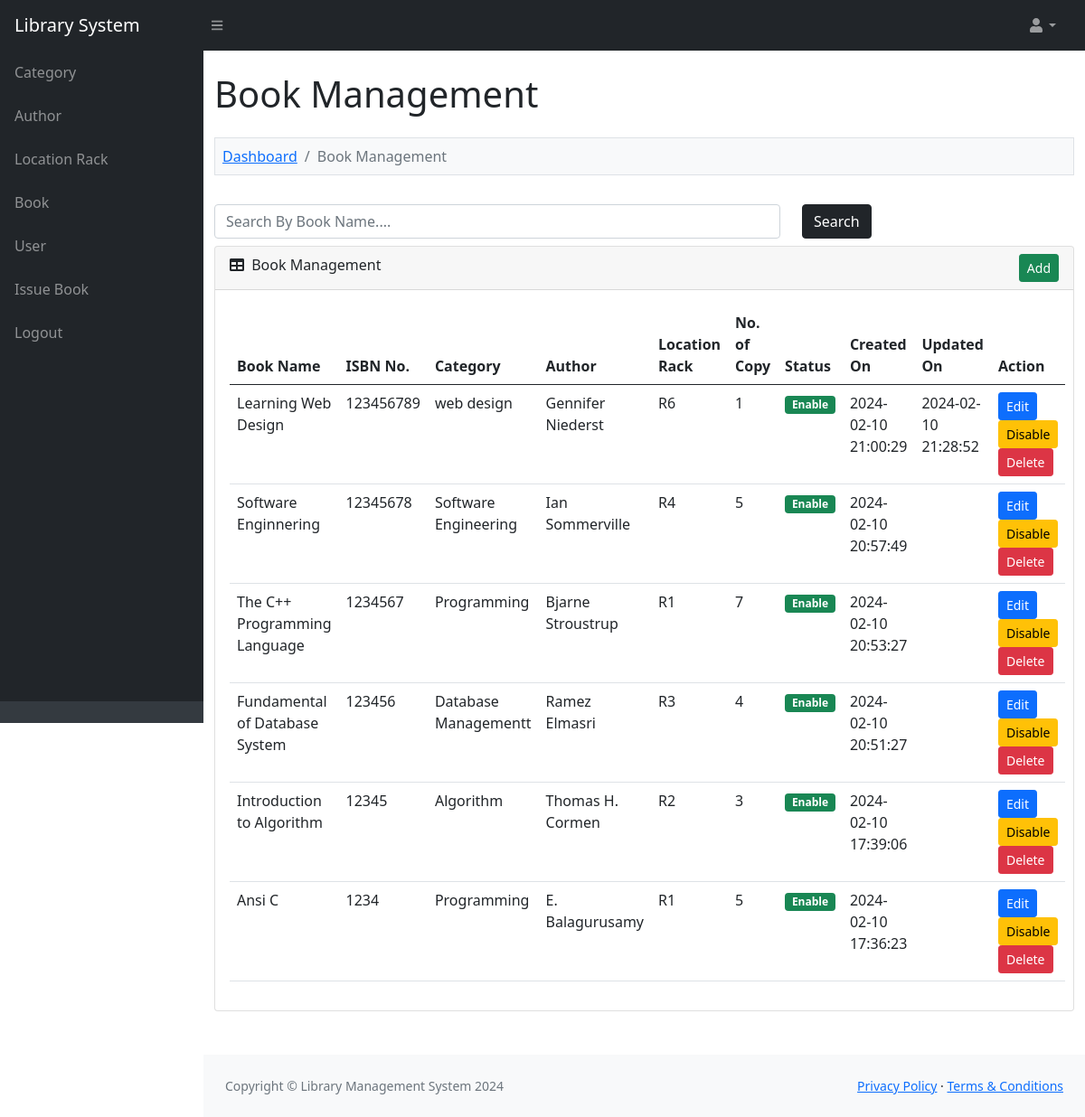
/admin/book.php (signed in), run on an earlier commit of the app's database.
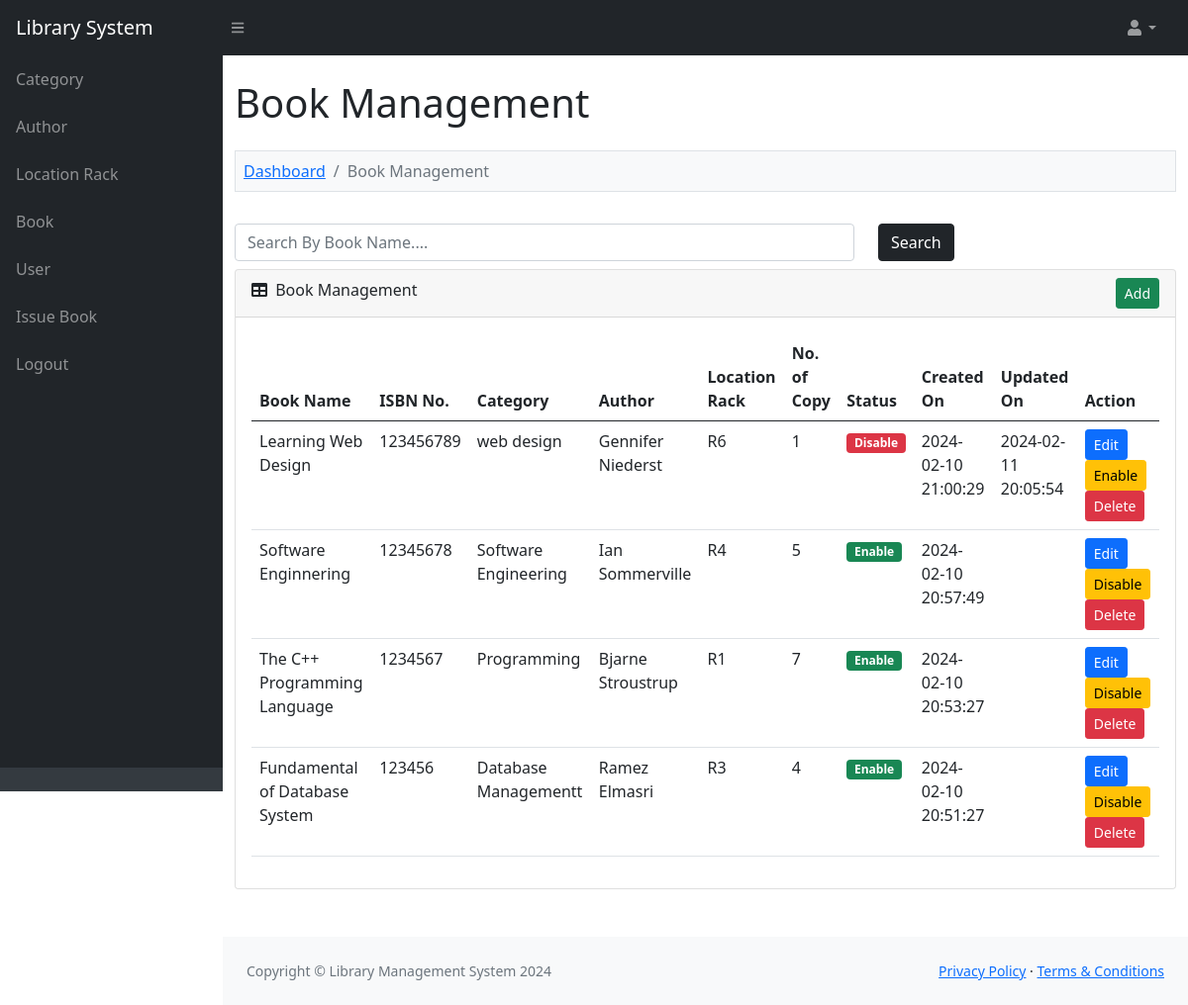
And on a later commit of the database.
### tables this page shows
CREATE TABLE `lms_book` (
  `book_id` int(11) NOT NULL,
  `book_category` varchar(200) NOT NULL,
  `book_author` varchar(200) NOT NULL,
  `book_location_rack` varchar(100) NOT NULL,
  `book_name` text NOT NULL,
  `book_isbn_number` varchar(30) NOT NULL,
  `book_no_of_copy` int(5) NOT NULL,
  `book_status` enum('Enable','Disable') NOT NULL,
  `book_added_on` varchar(30) NOT NULL,
  `book_updated_on` varchar(30) NOT NULL
);

### function.php (called while the page is built, shortened)
<?php
function convert_data($string, $action = 'encrypt')
{
	$encrypt_method = "AES-256-CBC";
	$secret_key = 'AA74CDCC2BBRT935136HH7B63C27';
	$secret_iv = '5fgf5HJ5g27';
	$key = hash('sha256', $secret_key);
	$iv = substr(hash('sha256', $secret_iv), 0, 16);
	if ($action == 'encrypt')
	{
		$output = openssl_encrypt($string, $encrypt_method, $key, 0, $iv);
	    $output = base64_encode($output);
	}
	else if ($action == 'decrypt')
	{
		$output = openssl_decrypt(base64_decode($string), $encrypt_method, $key, 0, $iv);
	}
	return $output;
}
?>

### admin/book.php (the view, shortened to what the changed rows need)
<?php
include '../database_connection.php';
include '../function.php';
$error = '';
$query = "
	SELECT * FROM lms_book
    ORDER BY book_id DESC
";
$statement = $connect->prepare($query);
$statement->execute();
include '../header.php';
?>
<div class="container-fluid py-4" style="min-height: 700px;">
	<h1>Book Management</h1>
	<?php
	if(isset($_GET["action"]))
	{
		if($_GET["action"] == 'add')
		{
	?>
	<ol class="breadcrumb mt-4 mb-4 bg-light p-2 border">
		<li class="breadcrumb-item"><a href="index.php">Dashboard</a></li>
        <li class="breadcrumb-item"><a href="book.php">Book Management</a></li>
        <li class="breadcrumb-item active">Add Book</li>
    </ol>
    <?php
    if($error != '')
    {
    	echo '<div class="alert alert-danger alert-dismissible fade show" role="alert"><ul class="list-unstyled">'.$error.'</ul> <button type="button" class="btn-close" data-bs-dismiss="alert" aria-label="Close"></button></div>';
    }
    ?>
    <div class="card mb-4">
    	<div class="card-header">
    		<i class="fas fa-user-plus"></i> Add New Book
        </div>
        <div class="card-body">
        	<form method="post">
        		<div class="row">
        			<div class="col-md-6">
        				<div class="mb-3">
        					<label class="form-label">Book Name</label>
        					<input type="text" name="book_name" id="book_name" class="form-control" />
        				</div>
        			</div>
        			<div class="col-md-6">
        				<div class="mb-3">
        					<label class="form-label">Select Author</label>
        					<select name="book_author" id="book_author" class="form-control">
        						<?php echo fill_author($connect); ?>
        					</select>
        				</div>
        			</div>
        		</div>
        		<div class="row">
        			<div class="col-md-6">
        				<div class="mb-3">
        					<label class="form-label">Select Category</label>
        					<select name="book_category" id="book_category" class="form-control">
        						<?php echo fill_category($connect); ?>
        					</select>
        				</div>
        			</div>
        			<div class="col-md-6">
        				<div class="mb-3">
        					<label class="form-label">Select Location Rack</label>
        					<select name="book_location_rack" id="book_location_rack" class="form-control">
        						<?php echo fill_location_rack($connect); ?>
        					</select>
        				</div>
        			</div>
        		</div>
        		<div class="row">
        			<div class="col-md-6">
        				<div class="mb-3">
        					<label class="form-label">Book ISBN Number</label>
        					<input type="text" name="book_isbn_number" id="book_isbn_number" class="form-control" />
        				</div>
        			</div>
        			<div class="col-md-6">
        				<div class="mb-3">
        					<label class="form-label">No. of Copy</label>
        					<input type="number" name="book_no_of_copy" id="book_no_of_copy" step="1" class="form-control" />
        				</div>
        			</div>
        		</div>
        		<div class="mt-4 mb-3 text-center">
        			<input type="submit" name="add_book" class="btn btn-success" value="Add" />
        		</div>
        	</form>
        </div>
    </div>
	<?php
		}
		else if($_GET["action"] == 'edit')
		{
			$book_id = convert_data($_GET["code"], 'decrypt');
			if($book_id > 0)
			{
				$query = "
				SELECT * FROM lms_book
                WHERE book_id = '$book_id'
				";
				$book_result = $connect->query($query);
				foreach($book_result as $book_row)
				{
	?>
	<ol class="breadcrumb mt-4 mb-4 bg-light p-2 border">
		<li class="breadcrumb-item"><a href="index.php">Dashboard</a></li>
        <li class="breadcrumb-item"><a href="book.php">Book Management</a></li>
        <li class="breadcrumb-item active">Edit Book</li>
    </ol>
    <div class="card mb-4">
    	<div class="card-header">
    		<i class="fas fa-user-plus"></i> Edit Book Details
       	</div>
       	<div class="card-body">
       		<form method="post">
       			<div class="row">
       				<div class="col-md-6">
       					<div class="mb-3">
       						<label class="form-label">Book Name</label>
       						<input type="text" name="book_name" id="book_name" class="form-control" value="<?php echo $book_row['book_name']; ?>" />
       					</div>
       				</div>
       				<div class="col-md-6">
       					<div class="mb-3">
       						<label class="form-label">Select Author</label>
       						<select name="book_author" id="book_author" class="form-control">
       							<?php echo fill_author($connect); ?>
       						</select>
       					</div>
       				</div>
       			</div>
       			<div class="row">
       				<div class="col-md-6">
       					<div class="mb-3">
       						<label class="form-label">Select Category</label>
       						<select name="book_category" id="book_category" class="form-control">
       							<?php echo fill_category($connect); ?>
       						</select>
       					</div>
       				</div>
       				<div class="col-md-6">
       					<div class="mb-3">
       						<label class="form-label">Select Location Rack</label>
       						<select name="book_location_rack" id="book_location_rack" class="form-control">
       							<?php echo fill_location_rack($connect); ?>
       						</select>
       					</div>
       				</div>
       			</div>
       			<div class="row">
       				<div class="col-md-6">
       					<div class="mb-3">
       						<label class="form-label">Book ISBN Number</label>
       						<input type="text" name="book_isbn_number" id="book_isbn_number" class="form-control" value="<?php echo $book_row['book_isbn_number']; ?>" />
       					</div>
       				</div>
       				<div class="col-md-6">
       					<div class="mb-3">
       						<label class="form-label">No. of Copy</label>
       						<input type="number" name="book_no_of_copy" id="book_no_of_copy" class="form-control" step="1" value="<?php echo $book_row['book_no_of_copy']; ?>" />
       					</div>
       				</div>
       			</div>
       			<div class="mt-4 mb-3 text-center">
       				<input type="hidden" name="book_id" value="<?php echo $book_row['book_id']; ?>" />
       				<input type="submit" name="edit_book" class="btn btn-primary" value="Edit" />
       			</div>
       		</form>
       		<script>
       			document.getElementById('book_author').value = "<?php echo $book_row['book_author']; ?>";
       			document.getElementById('book_category').value = "<?php echo $book_row['book_category']; ?>";
       			document.getElementById('book_location_rack').value = "<?php echo $book_row['book_location_rack']; ?>";
       		</script>
       	</div>
   	</div>
	<?php
				}
			}
		}
	}
	else
	{
	?>
	<div class="card mb-4">
        <div class="card-body">
        	<table id="datatablesSimple" class="table">
        		<thead>
        			<tr>
        				<th>Book Name</th>
        				<th>ISBN No.</th>
        				<th>Category</th>
        				<th>Author</th>
        				<th>Location Rack</th>
        				<th>No. of Copy</th>
        				<th>Status</th>
        				<th>Created On</th>
        				<th>Updated On</th>
        				<th>Action</th>
        			</tr>
        		</thead>
        		<tbody>
        		<?php
        		if($statement->rowCount() > 0)
        		{
        			foreach($statement->fetchAll() as $row)
        			{
        				$book_status = '';
        				$book_status_btn = '';
        				if($row['book_status'] == 'Enable')
        				{
        					$book_status = '<div class="badge bg-success">Enable</div>';
							$book_status_btn="Disable";
        				}
        				else
        				{
        					$book_status = '<div class="badge bg-danger">Disable</div>';
							$book_status_btn="Enable";
        				}
        				echo '
        				<tr>
        					<td>'.$row["book_name"].'</td>
        					<td>'.$row["book_isbn_number"].'</td>
        					<td>'.$row["book_category"].'</td>
        					<td>'.$row["book_author"].'</td>
        					<td>'.$row["book_location_rack"].'</td>
        					<td>'.$row["book_no_of_copy"].'</td>
        					<td>'.$book_status.'</td>
        					<td>'.$row["book_added_on"].'</td>
        					<td>'.$row["book_updated_on"].'</td>
        					<td>
        						<a href="book.php?action=edit&code='.convert_data($row["book_id"]).'" class="btn btn-sm btn-primary">Edit</a>
        						<button type="button" name="delete_button" class="btn btn-warning btn-sm" onclick="delete_data(`'.$row["book_id"].'`, `'.$row["book_status"].'`)">'.$book_status_btn.'</button>
        						<button type="button" name="delete_button" class="btn btn-danger btn-sm" onclick="delete_cat(`'.$row["book_id"].'`)">Delete</button>
        					</td>
        				</tr>
        				';
        			}
        		}
        		else
        		{
        			echo '
        			<tr>
        				<td colspan="10" class="text-center">No Data Found</td>
        			</tr>
        			';
        		}
        		?>
        		</tbody>
        	</table>
        </div>
    </div>
    <?php
	}
    ?>
</div>
<?php
include '../footer.php';
?>

What changed in the data, as far as the page shows it:
removed lms_book: book_name "Introduction to Algorithm", book_isbn_number "12345", book_category "Algorithm", book_author "Thomas H. Cormen", book_location_rack "R2", book_no_of_copy "3", shows "Enable", book_added_on "2024-02-10 17:39:06", book_status "Disable"
removed lms_book: book_name "Ansi C", book_isbn_number "1234", book_category "Programming", book_author "E. Balagurusamy", book_location_rack "R1", book_no_of_copy "5", shows "Enable", book_added_on "2024-02-10 17:36:23", book_status "Disable"
changed lms_book "Learning Web Design": book_updated_on "2024-02-10 21:28:52" → "2024-02-11 20:05:54"; book_status "Disable" → "Enable"; book_status "Enable" → "Disable"
